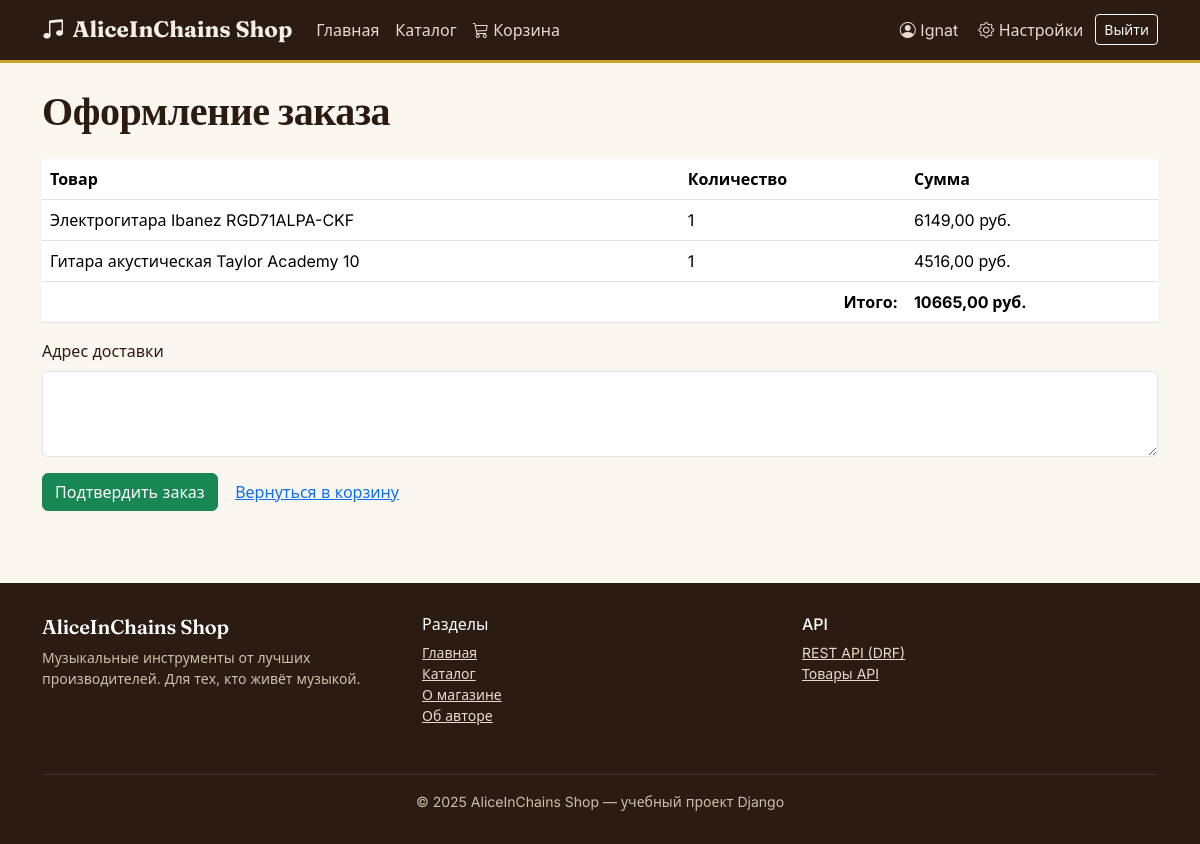
/checkout/ (signed in), run on an earlier commit of the app's database.
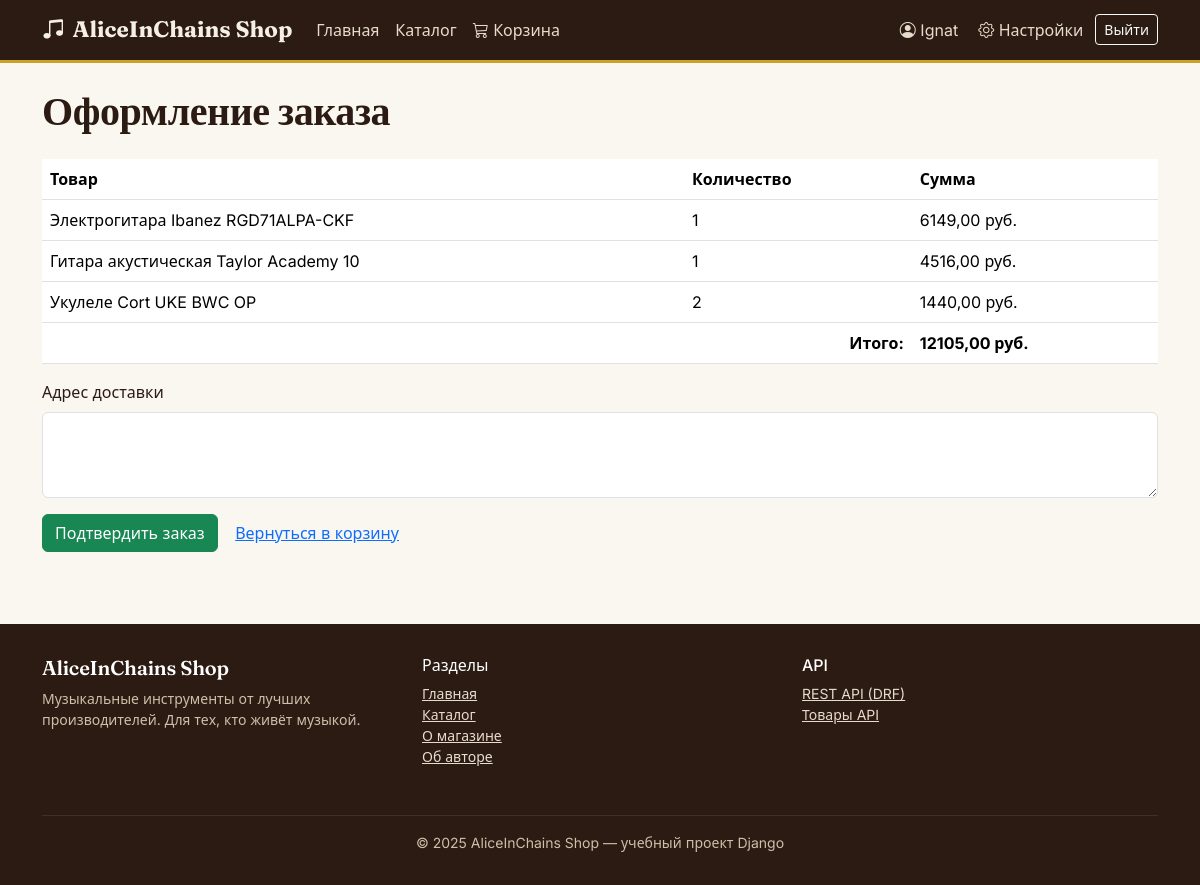
And on a later commit of the database.
### AliceInChains/models.py (models this page shows, shortened)
class CartItem(models.Model):
    cart = models.ForeignKey(Cart, on_delete=models.CASCADE)
    product = models.ForeignKey(Product, on_delete=models.CASCADE)
    quantity = models.PositiveIntegerField()
    def item_price(self):
        return self.product.price * self.quantity

class Product(models.Model):
    name = models.CharField(max_length=100)
    description = models.TextField()
    photo = models.ImageField(upload_to='products/')
    price = models.DecimalField(
        max_digits=10, decimal_places=2,
        validators=[MinValueValidator(Decimal('0'))]
    )
    quantity_in_stock = models.IntegerField(
        validators=[MinValueValidator(0)]
    )
    category = models.ForeignKey(Category, on_delete=models.CASCADE)
    manufacturer = models.ForeignKey(Manufacturer, on_delete=models.CASCADE)

### AliceInChains/views.py (the view, shortened to what this page needs)
# urls.py: path('checkout/', views.checkout, name='checkout'),
@login_required
def checkout(request):
    cart, _ = Cart.objects.get_or_create(user=request.user)
    items = list(cart.cartitem_set.select_related('product').all())
    if not items:
        messages.warning(request, "Ваша корзина пуста.")
        return redirect('cart_view')
    return render(request, 'shop/checkout.html', {
        'items': items,
        'total': cart.total_price(),
    })

### AliceInChains/models.py (called while the page is built)
    def total_price(self):
        items = self.cartitem_set.all()
        return sum((item.item_price() for item in items), Decimal('0'))

### AliceInChains/templates/shop/checkout.html (shortened to what this page needs)
{% extends 'base.html' %}
{% block content %}
    <h1 class="mb-4">Оформление заказа</h1>
    <table class="table">
        <thead>
            <tr>
                <th>Товар</th>
                <th>Количество</th>
                <th>Сумма</th>
            </tr>
        </thead>
        <tbody>
            {% for item in items %}
                <tr>
                    <td>{{ item.product.name }}</td>
                    <td>{{ item.quantity }}</td>
                    <td>{{ item.item_price }} руб.</td>
                </tr>
            {% endfor %}
        </tbody>
        <tfoot>
            <tr>
                <th colspan="2" class="text-end">Итого:</th>
                <th>{{ total }} руб.</th>
            </tr>
        </tfoot>
    </table>
    <form method="post">
        <div class="mb-3">
            <label for="address" class="form-label">Адрес доставки</label>
            <textarea id="address" name="address" class="form-control" rows="3" required></textarea>
        </div>
        <button type="submit" class="btn btn-success">Подтвердить заказ</button>
        <a href="{% url 'cart_view' %}" class="btn btn-link">Вернуться в корзину</a>
    </form>
{% endblock %}

What changed in the data, as far as the page shows it:
added CartItem: product.name "Укулеле Cort UKE BWC OP", quantity "2", item_price "1440,00"
Also different on the page:
{{ total }}: "10665,00" → "12105,00"
